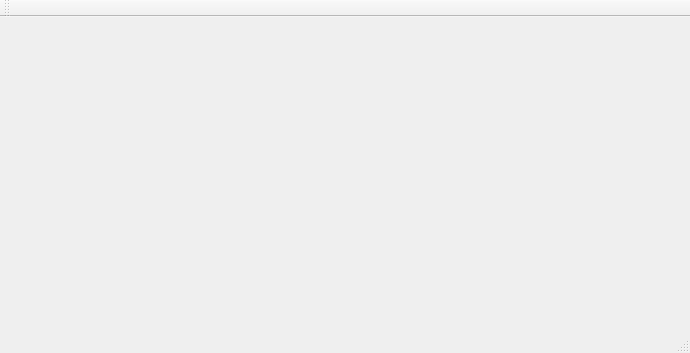
<?xml version="1.0" encoding="UTF-8"?>
<ui version="4.0">
 <class>MainWindow</class>
 <widget class="QMainWindow" name="MainWindow">
  <property name="geometry">
   <rect>
    <x>0</x>
    <y>0</y>
    <width>690</width>
    <height>353</height>
   </rect>
  </property>
  <property name="windowTitle">
   <string>MainWindow</string>
  </property>
  <widget class="QWidget" name="centralWidget"/>
  <widget class="QMenuBar" name="menuBar">
   <property name="geometry">
    <rect>
     <x>0</x>
     <y>0</y>
     <width>690</width>
     <height>22</height>
    </rect>
   </property>
  </widget>
  <widget class="QToolBar" name="mainToolBar">
   <attribute name="toolBarArea">
    <enum>TopToolBarArea</enum>
   </attribute>
   <attribute name="toolBarBreak">
    <bool>false</bool>
   </attribute>
  </widget>
  <widget class="QStatusBar" name="statusBar"/>
 </widget>
 <layoutdefault spacing="6" margin="11"/>
 <resources/>
 <connections/>
</ui>
